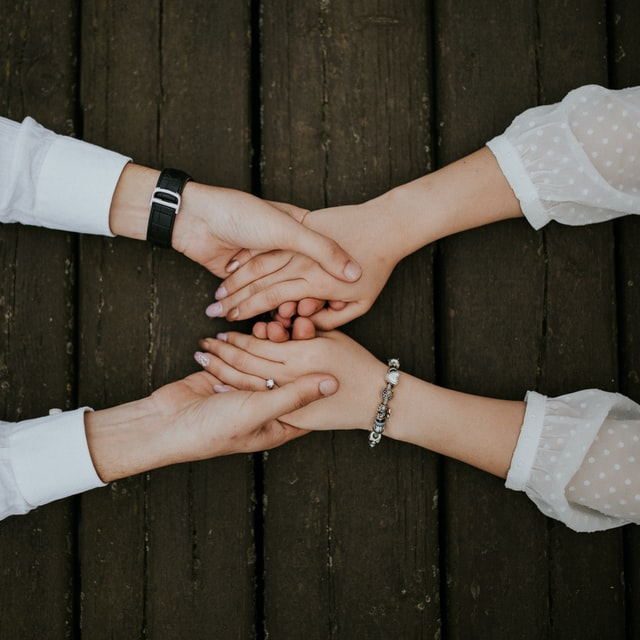
#> input picture imagetr.jpg, 640 x 640 px
$ python grayLevelSlicingWithoutBackground.py
#> lines starting #> are read from the running program, lines starting #| are printed output that depends on the picture; after the words box and inside, x2 and y2 are one past the last pixel; in counts of white or black regions, pixels touching at a corner belong together
import cv2
import numpy as np
from matplotlib import pyplot as plt
# This import statement is used to import the python packages or
# modules that required by our program.
# Here we are importing cv2 module which is used for imgOrignal
# reading and also for displaying imgOrignal in our program.
# opencv read the images a numpy arrays.
# Here also we are importing matplotlib.pyplot
# opencv read the images a numpy arrays.
# Here we are also importing matplotlib.pyplot which provides an implicit, MATLAB-like, way of plotting.
# It also used to opens figures on your screen, and also acts as the figure GUI manager.
# pyplot module is mainly intended for interactive plots and simple cases of programmatic plot generation.
# Here we are using matplotlib.pyplot to display title on our output imgOrignal.


img = cv2.imread('imagetr.jpg', 0)
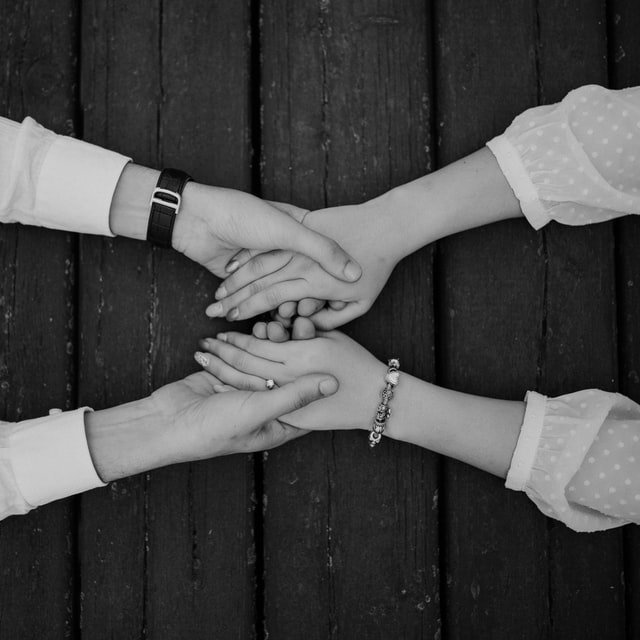
#> img: shape (640, 640); min 0, max 224, mean 71.3
# cv2.imread() function is used to read and load imgOrignal
# files stored in your system.

x, y = img.shape
#> x = 640; y = 640
z = np.zeros((x, y))
for i in range(0, x):
    for j in range(0, y):
        if 50 < img[i][j] < 150:
            z[i][j] = 255
        else:
            z[i][j] = 0
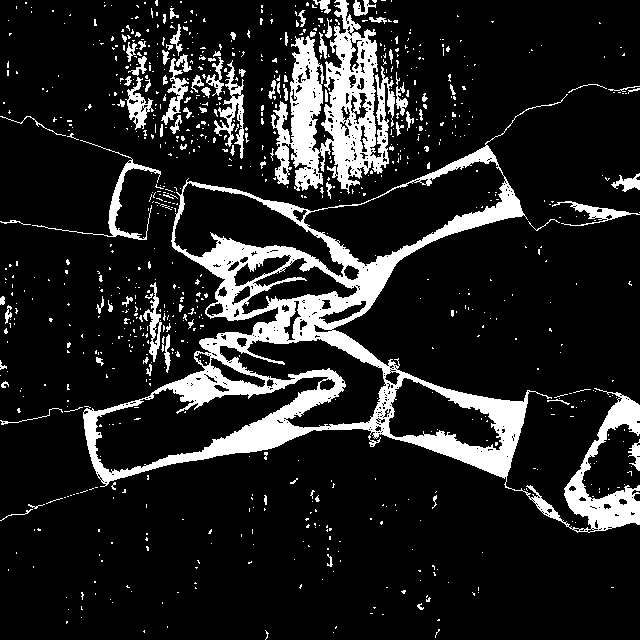
#> z: shape (640, 640) float64; 13.8% white; 876 white regions (778 under 20 px), largest, box (x1, y1, x2, y2) and area: (83, 94, 640, 533) 32879, (271, 0, 395, 194) 11081, (32, 140, 161, 240) 964
slicedImage = np.hstack((img, z))
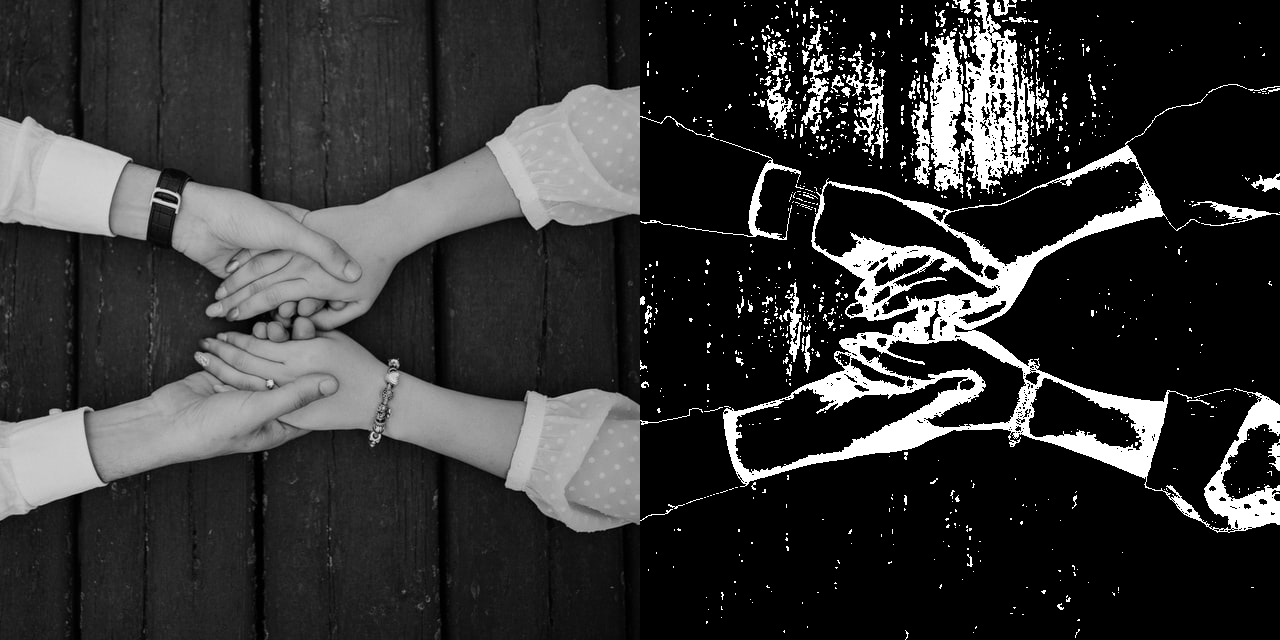
#> slicedImage: shape (640, 1280) float64; min 0, max 255, mean 53.2
# np.hstack() is used to concatenating the numpy arrays.

plt.title("(a) Original imgOrignal and (b) Gray level sliced imgOrignal without background")
# Here plt.title() function is used to display title on the output image plot.

plt.imshow(slicedImage, "gray")
# plt.imshow() is used to displaying the images

plt.show()
# io.show() Launch the event loop of the current gui
# plugin, and display all pending images, queued via imshow.
# A call to show will block execution of code until
# all windows have been closed.
# This io.show() is required when we are
# using imshow in non-interactive scripts.

$ run again, with imagergb1.jpg copied over imagetr.jpg
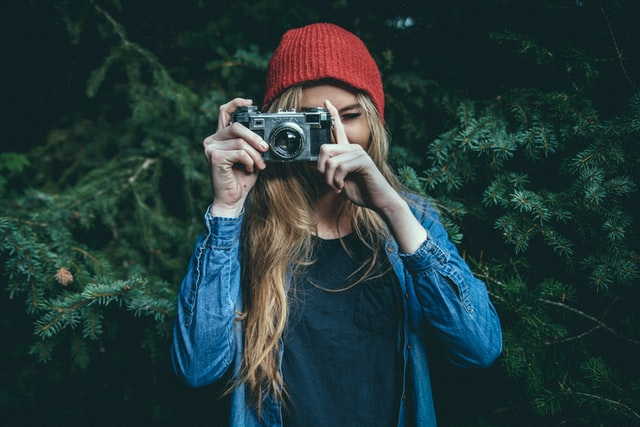
#> input picture imagergb1.jpg, 640 x 427 px
#> after the loop `for i in range(0, x):`:
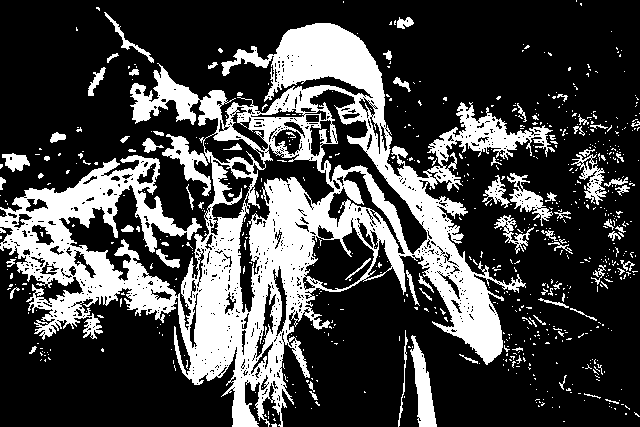
#> z: shape (427, 640) float64; 27.2% white; 703 white regions (630 under 20 px), largest, box (x1, y1, x2, y2) and area: (0, 23, 555, 427) 64269, (410, 335, 437, 427) 1166, (507, 173, 553, 226) 755
#> `slicedImage = np.hstack((img, z))`:
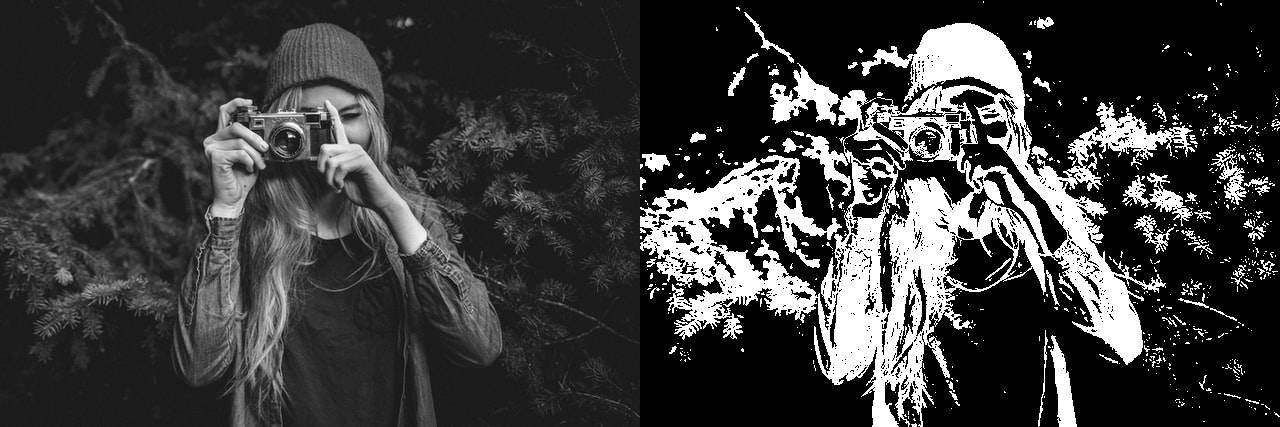
#> slicedImage: shape (427, 1280) float64; min 0, max 255, mean 60.2
